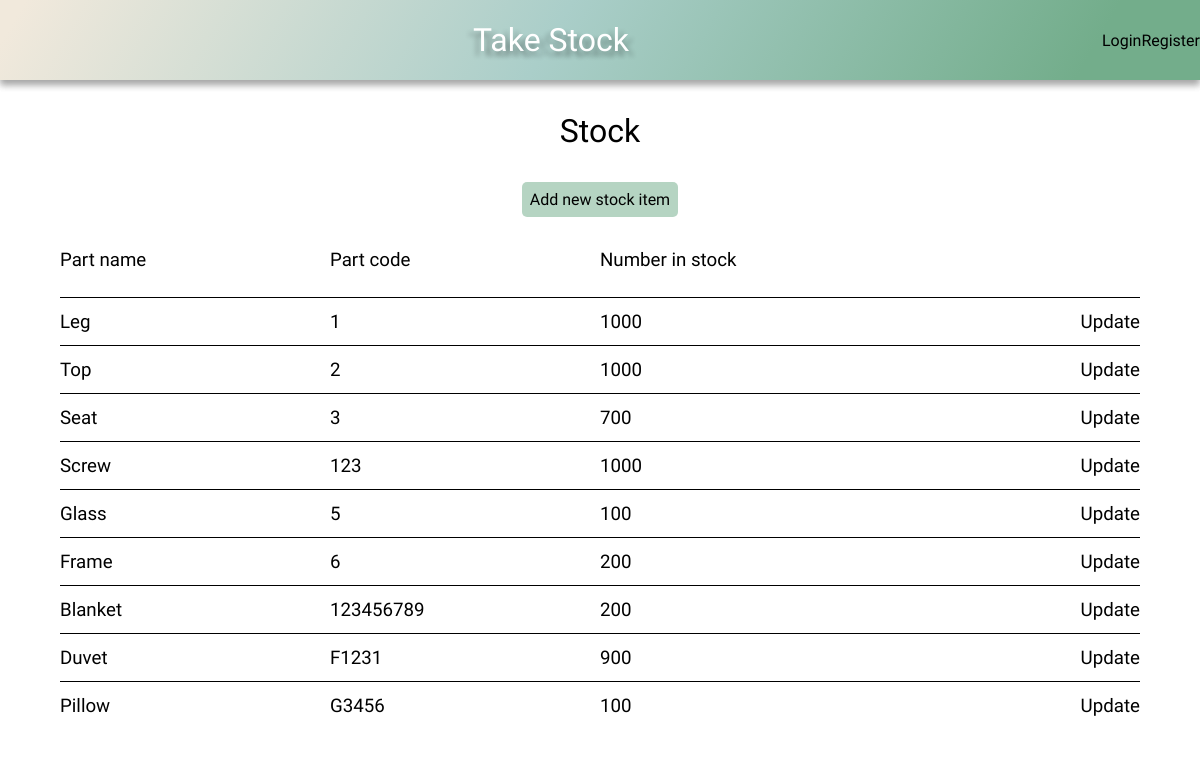
Before: /stock/ with the older database file.
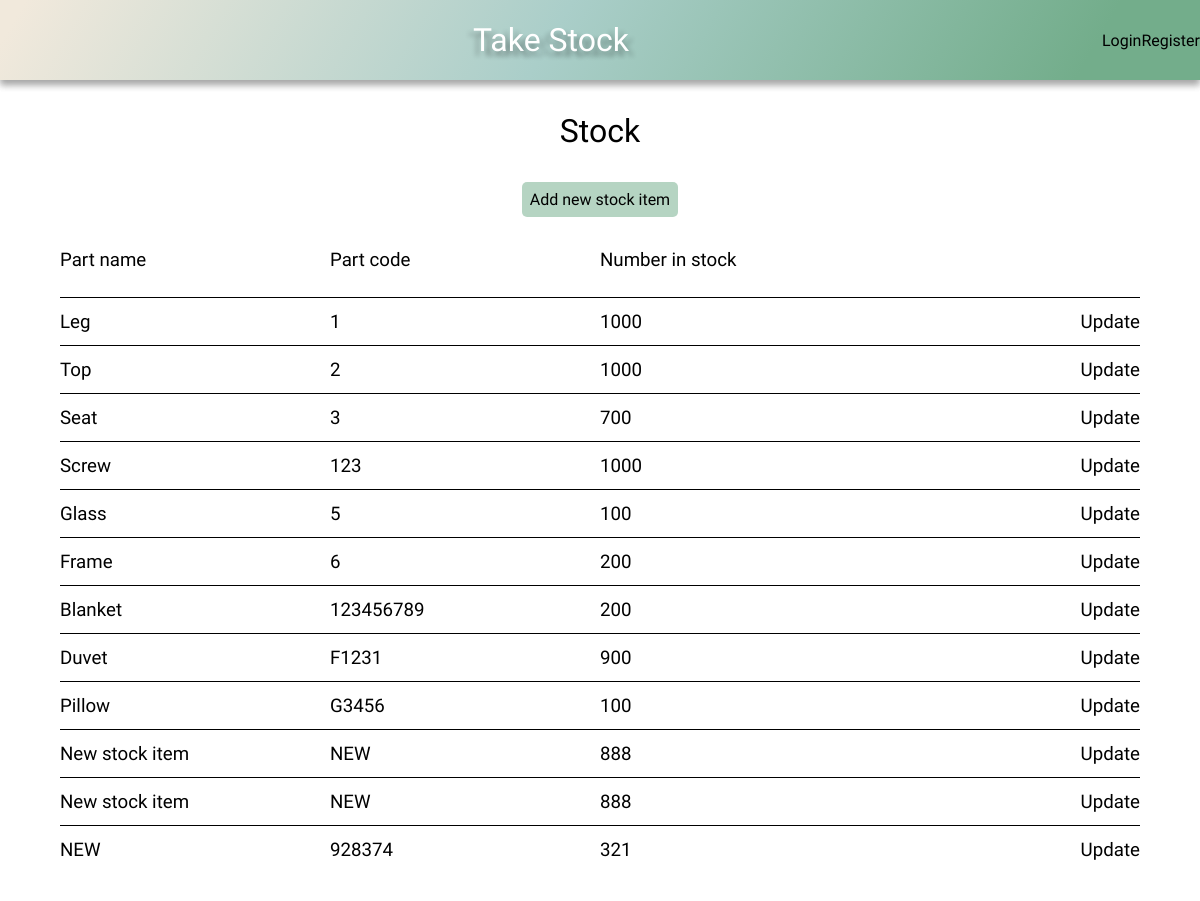
After: the same page with the newer database file.
### stock/models.py (models this page shows, shortened)
class Stock(models.Model):
    name = models.CharField(max_length=100)
    code = models.CharField(max_length=100)
    number_in_stock = models.IntegerField()
    company = models.ForeignKey(User, on_delete=models.CASCADE, default=1)

### stock/views.py (the view)
# urls.py: path('stock/', stock_page, name='stock'),
def stock_page(request):
    stock = Stock.objects.all()
    context = {
        'stock': stock,
    }
    return render(request, 'stock.html', context)

### stock/templates/stock.html
{% extends 'base.html' %}
{% load static %}
{% block head %}
    <link rel="stylesheet" href="{% static 'css/style.css' %}">
    <link rel="stylesheet" href="{% static 'css/grid.css' %}">
{% endblock %}
{% block content %}
    <h1>Stock</h1>
    <div class="add-new btn btn-submit btn-hover">
        <a href="{% url 'add_new_stock_part' %}">Add new stock item</a>
    </div>
    <div class="grid">
        <div class="grid-headings grid-4">
            <h3>Part name</h3>
            <h3>Part code</h3>
            <h3>Number in stock</h3>
        </div>
        {% for item in stock %}
        <div class="grid-row grid-4">
            <div class="item-name-content">
                <h3>{{ item.name }}</h3>
            </div>
            <div class="item-code-content">
                <h3>{{ item.code }}</h3>
            </div>
            <div class="item-number-content">
                <h3>{{ item.number_in_stock }}</h3>
            </div>
            <div class="update">
                <h3><a href="{% url 'update-stock' item.pk %}">Update</a></h3>
            </div>
        </div>
        {% endfor %}
    </div>
{% endblock %}

Changed rows visible on the page:
added Stock: name "New stock item", code "NEW", number_in_stock "888"
added Stock: name "New stock item", code "NEW", number_in_stock "888"
added Stock: name "NEW", code "928374", number_in_stock "321"
